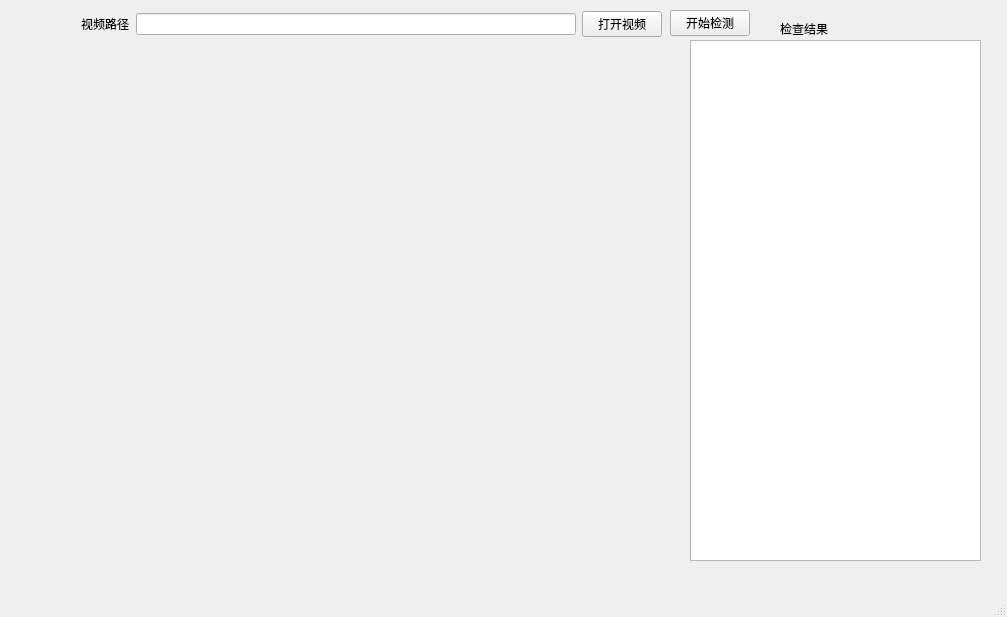
<?xml version="1.0" encoding="UTF-8"?>
<ui version="4.0">
 <class>MainWindow</class>
 <widget class="QMainWindow" name="MainWindow">
  <property name="geometry">
   <rect>
    <x>0</x>
    <y>0</y>
    <width>1007</width>
    <height>617</height>
   </rect>
  </property>
  <property name="windowTitle">
   <string>MainWindow</string>
  </property>
  <widget class="QWidget" name="centralwidget">
   <widget class="QLabel" name="videoPlayer">
    <property name="geometry">
     <rect>
      <x>90</x>
      <y>70</y>
      <width>561</width>
      <height>481</height>
     </rect>
    </property>
    <property name="text">
     <string/>
    </property>
   </widget>
   <widget class="QWidget" name="layoutWidget">
    <property name="geometry">
     <rect>
      <x>81</x>
      <y>10</y>
      <width>581</width>
      <height>28</height>
     </rect>
    </property>
    <layout class="QHBoxLayout" name="horizontalLayout">
     <item>
      <widget class="QLabel" name="videoText">
       <property name="text">
        <string>视频路径</string>
       </property>
      </widget>
     </item>
     <item>
      <widget class="QLineEdit" name="lineEdit_video"/>
     </item>
     <item>
      <widget class="QPushButton" name="openVideo">
       <property name="text">
        <string>打开视频</string>
       </property>
      </widget>
     </item>
    </layout>
   </widget>
   <widget class="QLabel" name="label">
    <property name="geometry">
     <rect>
      <x>780</x>
      <y>20</y>
      <width>54</width>
      <height>18</height>
     </rect>
    </property>
    <property name="text">
     <string>检查结果</string>
    </property>
   </widget>
   <widget class="QTableView" name="CheckResult_tableView">
    <property name="geometry">
     <rect>
      <x>690</x>
      <y>40</y>
      <width>291</width>
      <height>521</height>
     </rect>
    </property>
   </widget>
   <widget class="QPushButton" name="startCheck">
    <property name="geometry">
     <rect>
      <x>670</x>
      <y>10</y>
      <width>80</width>
      <height>26</height>
     </rect>
    </property>
    <property name="text">
     <string>开始检测</string>
    </property>
   </widget>
   <zorder>layoutWidget</zorder>
   <zorder>videoPlayer</zorder>
   <zorder>label</zorder>
   <zorder>CheckResult_tableView</zorder>
   <zorder>startCheck</zorder>
  </widget>
  <widget class="QMenuBar" name="menubar">
   <property name="geometry">
    <rect>
     <x>0</x>
     <y>0</y>
     <width>1007</width>
     <height>23</height>
    </rect>
   </property>
  </widget>
  <widget class="QStatusBar" name="statusbar"/>
 </widget>
 <resources/>
 <connections/>
</ui>
